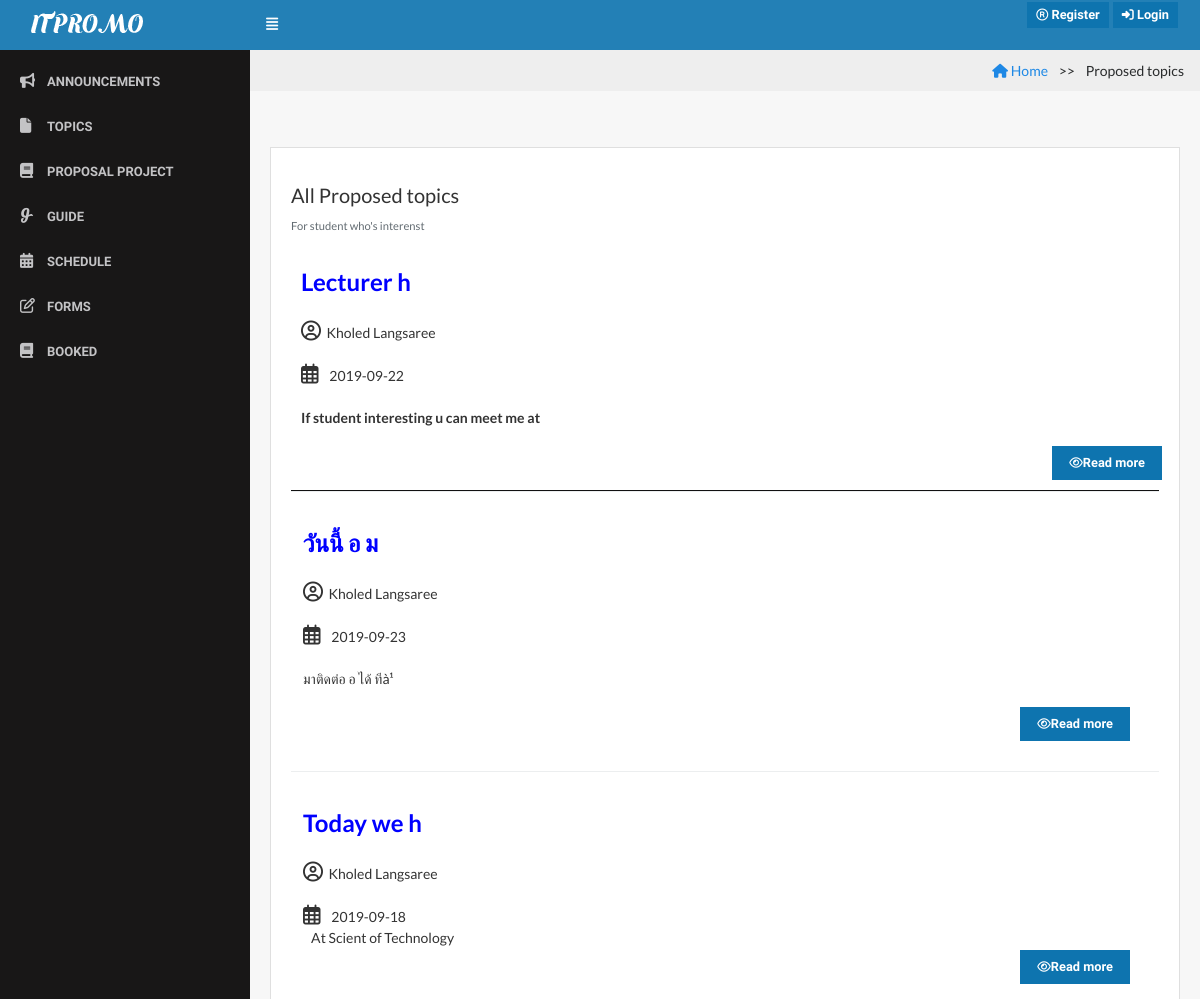
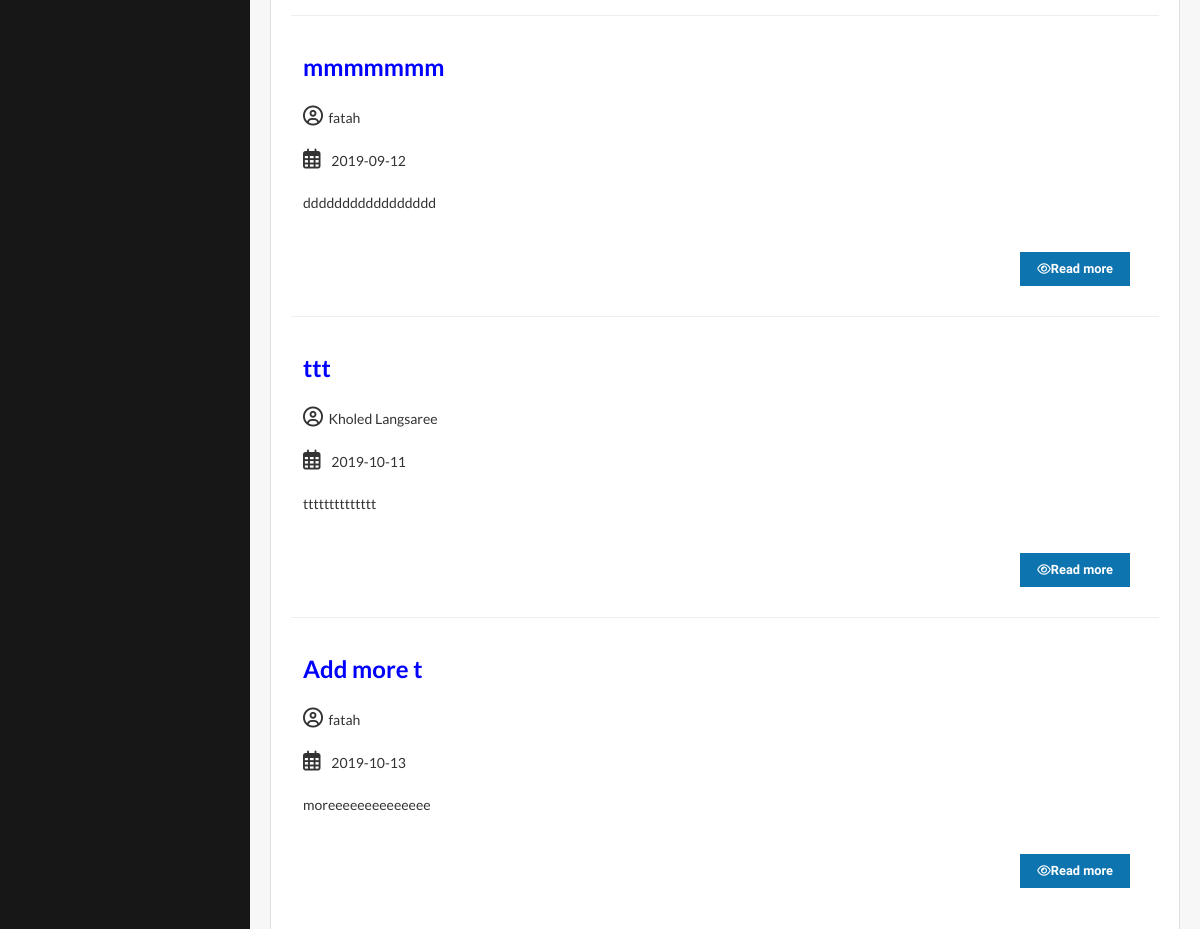
/?page=show_topic, run on an earlier commit of the app's database (2 pictures, top to bottom).
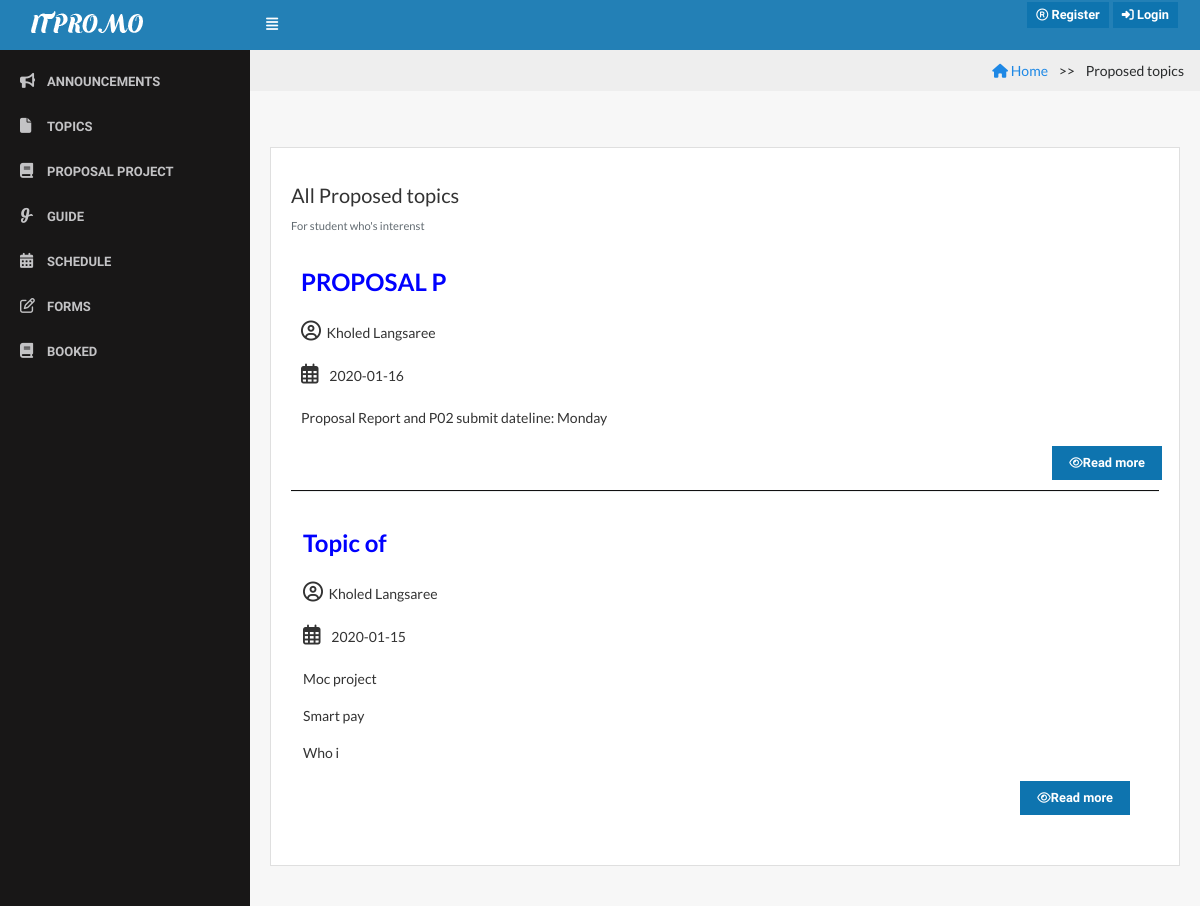
And on a later commit of the database.
### tables this page shows
CREATE TABLE `news_topic` (
  `news_id` int(11) NOT NULL,
  `news_topic` varchar(10) NOT NULL,
  `news_detail` varchar(255) NOT NULL,
  `news_date` date NOT NULL,
  `member_id` int(11) NOT NULL
);

CREATE TABLE `member` (
  `member_id` int(11) NOT NULL,
  `member_idcard` int(30) NOT NULL,
  `member_username` varchar(255) NOT NULL,
  `member_fullname` varchar(255) NOT NULL,
  `member_password` varchar(255) NOT NULL,
  `member_pos` enum('Lecturer','Student','Officer') NOT NULL COMMENT '1=Lecturer, 3=Student, 4=Officer',
  `member_phone` varchar(255) NOT NULL,
  `member_email` varchar(255) NOT NULL,
  `member_gender` enum('Male','Female') NOT NULL COMMENT 'm=Male, f=female',
  `admin_id` int(20) NOT NULL COMMENT 'Foreign Key to tb_admin',
  `group_id` int(20) DEFAULT NULL
);

### show_topic.php (the view, shortened to what this page needs)
 <!DOCTYPE html>
 <html>
 <head>
 </head>
 <body>
<ul class="breadcrumb">
  <li><a href="index.php"><i class="fa fa-home"></i> Home</a></li>
  <li class="active">Proposed topics</li>
</ul>
    <div class="content">
                     <div class="row">
                        <div class="col-lg-12">
                            <div class="card">
                                <div class="card-block">
                                   <h5 class="mt-3">All Proposed topics</h5>
                                     <small class="text-muted">For student who's interenst</small>
     <?php
     $strSQL = "SELECT  news_topic.news_id,news_topic.news_topic, news_topic.news_detail, news_topic.news_date,member.member_fullname
         FROM news_topic,member
         WHERE news_topic.member_id=member.member_id
         ORDER BY news_topic.news_id";
         ?>
    <?php
                 if($objQuery = $db->query($strSQL)){
             while($objResult = $objQuery->fetch_object()){
            ?>
            <table class="display datatable table table-stripped" cellspacing="0" width="100%">
                  <tbody>
                      <td>
         </br><b> <font color="blue" size="5">  <?php echo $objResult->news_topic; ?> </font> </br></b>
          </br> <i class='far fa-user-circle' style='font-size:20px'></i>​
                    &nbsp;&nbsp;<?php echo $objResult->member_fullname; ?>   </br>
                   </br><i class='far fa-calendar-alt' style='font-size:20px'> </i>&nbsp;&nbsp;&nbsp; <?php echo $objResult->news_date; ?>   </br>
                     &nbsp;&nbsp;&nbsp;<?php echo substr($objResult->news_detail, 0, 50); ?> </br>
                        <div class="col-md-12" align="right">
                     <button type="button" class="btn btn-primary btn-xs" data-toggle="modal" data-target="#editPS" onclick="edit_ps(<?php echo $objResult->news_id; ?>)"><i class="fa fa-eye"></i>Read more</button>
                        </div>
                        </td>
                <?php
                 }
               }
                   ?>
</tbody>
             </table>
          </div>
        </div>
      </div>
    </div>
  </div>
</body>
</html>

### index.php (shortened to what this page needs)
<!DOCTYPE HTML>
<html>
<head>
    <link rel="stylesheet" href="lib/css/jquery.dataTables.min.css">
    <link rel="stylesheet" href="assets/css/bootstrap.css">
    <link rel="stylesheet" href="assets/css/core.css">
    <link rel="stylesheet" href="assets/css/components.css">
    <link rel="stylesheet" href="assets/icons/fontawesome/styles.min.css">
    <link rel="stylesheet" href="lib/css/chartist.min.css">
    <link rel="stylesheet" href="lib/css/jquery.dataTables.min.css">
</head>
<body>
    <nav class="navbar navbar-toggleable-md">
        <a class="navbar-brand logo" href="?page=homepage">
            <img src="assets/img/lo.png" alt="ITPromo">
        </a>
        <div class="collapse navbar-collapse" id="navbarNav">
            <button class="sidebar-toggle btn btn-flat" id="toggle-sidebar-desktop">
                <span>
                    <i class="fa fa-align-justify"></i>
                </span>
            </button>
         <ul class="navbar-nav ml-auto">
                <li class="nav-item dropdown">
         <?php if(isset($_SESSION['id'])):  ?>
              <li class="dropdown messages-menu">
                    <?php if($_SESSION['rank'] == '1' || $_SESSION['rank'] == '2'){
                    }else if($_SESSION['rank'] == '3'){
                    }
                    ?>
                  </li>
                  <li class="dropdown notifications-menu">
                      <?php if($_SESSION['rank'] == 'admin'){
                      }else if($_SESSION['rank'] == '1' || $_SESSION['rank'] == '2'){
                      }else if($_SESSION['rank'] == '3'){
                      }
                      ?>
                    </li>
                       <a class="nav-link dropdown-toggle dropdown-has-after" href="http://example.com" id="navbarDropdownMenuLink" data-toggle="dropdown" aria-haspopup="true"
                        aria-expanded="false">
                         <i class="fa fa-user"></i>  <?php echo $_SESSION['name']; ?></span>
                    </a>
                    <div class="dropdown-menu dropdown-menu-right" aria-labelledby="navbarDropdownMenuLink">
                        <a class="dropdown-item" href="?page=my_profile">
                            <i class="fa fa-user"></i> <span>Profile</span></a>
                        </a>
                        <a class="dropdown-item" href="pages/logout.php">
                            <i class="fa fa-sign-out"></i> <span>Logout</span></a>
                        </a>
                    </div>
                </li>
                  <?php else: ?>
                    <li>
                      <a href="pages/register.php" class="d-none d-sm-inline-block btn btn-sm btn-primary shadow-sm">
                        <i class="fa fa-registered"> </i> <span>Register</span>
                      </a>
                    </li>
                    <li>
                      <a href="pages/login.php" class="d-none d-sm-inline-block btn btn-sm btn-primary shadow-sm">
                        <i class="fa fa-sign-in"></i> <span>Login</span>
                      </a>
                    </li>
                  <?php endif; ?>
                </li>
              </ul>
          </div>
    </nav>
    <div class="page-container">
        <div class="page-content">
            <div id="sidebar-main" class="sidebar sidebar-default">
    <div class="sidebar-content">
        <ul class="navigation">
              <?php if(isset($_SESSION['id'])): ?>
                <?php include('menu/menu.php'); ?>
              <?php else: ?>
        <li><a class="app-menu__item active" href="?page=Annoucement"><i class="fa fa-bullhorn"></i><span class="app-menu__label">Announcements</span></a></li>
        <li><a class="app-menu__item " href="?page=show_topic"><i class="fa fa-file"></i><span class="app-menu__label">Topics</span></a></li>
  <li><a class="app-menu__item " href="?page=proposal_project"> <i class="fa fa-book"></i><span class="app-menu__label">Proposal Project</span></a></li>
        <li><a class="app-menu__item " href="?page=guide"><i class="fa fa-glide-g"></i><span class="app-menu__label">Guide</span></a></li>
        <li><a class="app-menu__item " href="?page=schedule"><i class="fa fa-calendar"></i><span class="app-menu__label">Schedule</span></a></li>
        <li><a class="app-menu__item " href="?page=form"><i class='fa fa-edit'></i><span class="app-menu__label">Forms</span></a></li>
        <li><a class="app-menu__item " href="?page=booked"><i class='fa fa-book'></i><span class="app-menu__label">Booked</span></a></li>
              <?php endif; ?>
            </ul>
            </div>
        </div>
            <div class="content-wrapper">
     <?php include('page_link.php'); ?>
          </div>
        </div>
</body>
</html>

### page_link.php (shortened to what this page needs)
<?php
$page = null;
if(isset($_GET['page'])){
	$page = $_GET['page'];
}
switch ($page) {
case 'show_topic':
	    include('show_topic.php');
		break;
}
?>

### assets/css/core.css (style rules this page uses)
.btn { position: relative; margin: 2px; font-weight: bold; position: relative; font-size: 0.8rem; margin: 2px; font-weight: 600; font-family: 'Raleway', sans-serif; }
.btn > i { font-size: 12px; }
body, input, textarea, button { font-family: "Lato", sans-serif; }
.navbar { margin-bottom: 0; border-width: 1px 0; padding: 0; background-color: #2380B6; color: #fff; }
@media (min-width: 992px) { .navbar { padding-right: 20px; } }
.navbar > .navbar-brand { display: block; float: left; height: 50px; line-height: 36px; padding-left: 20px; min-width: 250px; margin-right: 0; }
.navbar > .navbar-brand > img { height: 20px; width: auto; }
.navbar .navbar-nav .nav-item { font-weight: 600; font-family: "Raleway", sans-serif; }
.navbar > .navbar-brand > img { height: auto; width: auto; }
.card { margin-bottom: 20px; margin-top: 20px; color: #333; border-radius: 0; }

### assets/css/components.css (style rules this page uses)
html, body { width: 100%; height: 100%; }
body { font-family: "Lato", sans-serif; font-size: 0.875rem !important; background-color: #f7f7f7; }
.page-container { position: relative; }
@media (min-width: 768px) { .page-container { display: table; table-layout: fixed; height: 100%; width: 100%; } }
@media (min-width: 768px) { .page-content { display: table-row; } }
.content { padding: 20px 20px; }
.content:after { content: ''; display: table; clear: both; }
.content-wrapper { padding-bottom: 1.33333; width: 100%; }
@media (min-width: 768px) { .content-wrapper { display: table-cell; vertical-align: top; } }
.sidebar { font-family: 'Raleway', sans-serif; font-size: 0.35rem; font-weight: 600; position: relative; background-color: #181717; color: #c3c3c5; }
@media (min-width: 768px) { .sidebar { display: table-cell; vertical-align: top; width: 250px; } }
.sidebar-default { z-index: 99; }
.sidebar .navigation { margin: 0; padding: 10px 0; list-style: none; position: relative; }
.sidebar .navigation > li { position: relative; }
.sidebar .navigation > li + li { margin-top: 1px; }
.sidebar .navigation > li > a { display: block; color: #c3c3c5; font-size: 13px; text-transform: uppercase; }
.sidebar .navigation > li > a > i { float: left; top: 11px; position: absolute; margin-top: 2px; margin-right: 15px; font-size: 15px; }
.sidebar .navigation > li > a > span { margin-left: 27px; }
.sidebar .navigation > li a { padding: 12px 20px; min-height: 44px; }
.sidebar-toggle { background-color: inherit; color: #fff; font-size: 0.875rem; margin: 0; padding: 15px 15px; outline: 0; }

### show_topic.php (style rules this page uses)
ul.breadcrumb { background-color: #eee; text-align: right; padding: 10px 16px; }
ul.breadcrumb li { display: inline; }
ul.breadcrumb li+li:before { padding: 8px; content: ">>\00a0"; }

What changed in the data, as far as the page shows it:
removed news_topic: news_topic "Today we h", member.member_fullname "Kholed Langsaree", news_date "2019-09-18", news_detail "At Scient of Technology"
removed news_topic: news_topic "mmmmmmm", member.member_fullname "fatah", news_date "2019-09-12", news_detail "ddddddddddddddddd"
removed news_topic: news_topic "ttt", member.member_fullname "Kholed Langsaree", news_date "2019-10-11", news_detail "tttttttttttttt"
removed news_topic: news_topic "Add more t", member.member_fullname "fatah", news_date "2019-10-13", news_detail "moreeeeeeeeeeeeee"
changed news_topic: news_topic "Lecturer h" → "PROPOSAL P"; news_date "2019-09-22" → "2020-01-16"; news_detail "If student interesting u can meet me at" → "Proposal Report and P02 submit dateline: Monday"
changed news_topic: news_topic "วันนี้ อ ม" → "Topic of"; news_date "2019-09-23" → "2020-01-15"; news_detail "มาติดต่อ อ ได้ ทีà¹" → "Moc project Smart pay Who i"
